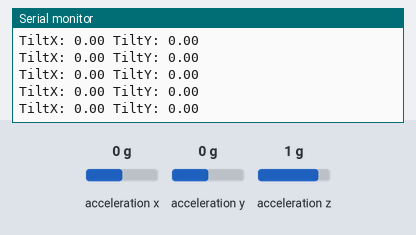
Bench run of a sketch on a simulated Arduino Nano 33 BLE. On the bench: the last lines printed to the serial monitor. The test bench sets the inputs (shaded band); at power-on: acceleration x 0 g, acceleration y 0 g, acceleration z 1 g.

Above: at 1.2 s.
1.3 s: acceleration x set to -1.4 g
At 1.31 s:
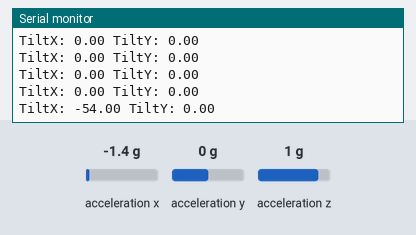
2.8 s: acceleration y set to -1.4 g
At 2.81 s:
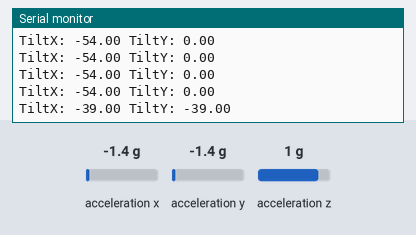
4.3 s: acceleration z set to -1.4 g
At 4.31 s:
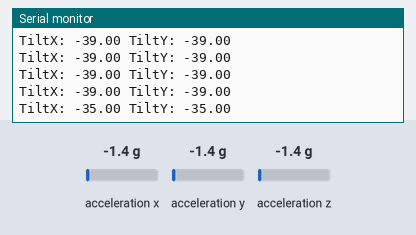
Timing chart, 0 to 7.3 s (numbered marks = the images above; inputs shaded):
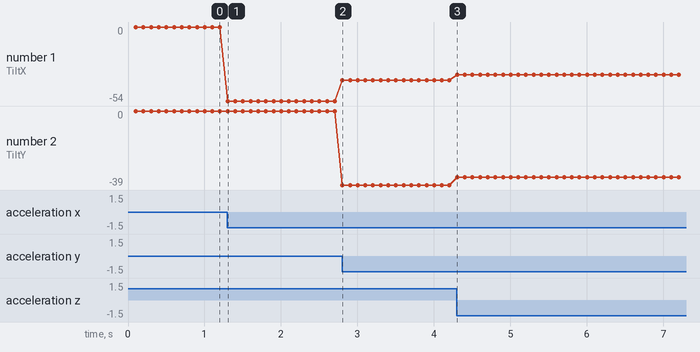

The sketch:

AccelGyroI2C_No_BLE.ino
```cpp
#include <Arduino_LSM9DS1.h>
#include <Wire.h>
#include <math.h>

// I2C slave address
#define SLAVE_ADDRESS 8

// IMU and timing definitions
#define WAIT_TIME 100     // How often to update (in milliseconds)
float x, y, z;
int angleX = 0;
int angleY = 0;
unsigned long previousMillis = 0;

// IMU data variables (dummy defaults; tiltX and tiltY will be updated from sensor)
float tiltX = 1.23, tiltY = 2.34, tiltZ = 3.45;
float angularVelX = 0.12, angularVelY = 0.23, angularVelZ = 0.34;
float cartX = 10.1, cartY = 20.2, cartZ = 30.3;

void setup() {
  Serial.begin(9600);

  // Initialize IMU sensor.
  if (!IMU.begin()) {
    Serial.println("Failed to initialize IMU!");
    while (1);
  }
  Serial.print("Accelerometer sample rate = ");
  Serial.print(IMU.accelerationSampleRate());
  Serial.println(" Hz");

  // Initialize I2C as a slave.
  Wire.begin(SLAVE_ADDRESS);
  Wire.onRequest(requestEvent);
}

void loop() {
  // Update IMU reading at defined intervals.
  unsigned long currentMillis = millis();
  if (IMU.accelerationAvailable() && (currentMillis - previousMillis >= WAIT_TIME)) {
    previousMillis = currentMillis;
    IMU.readAcceleration(x, y, z);
    // Calculate tilt angles in degrees.
    angleX = atan2(x, sqrt(y * y + z * z)) * 180 / PI;
    angleY = atan2(y, sqrt(x * x + z * z)) * 180 / PI;
    tiltX = angleX;
    tiltY = angleY;

    // Print the IMU tilt angles along with the BLE distance value.
    Serial.print("TiltX: ");
    Serial.print(tiltX);
    Serial.print(" TiltY: ");
    Serial.println(tiltY);
  }
}

// I2C request event: sends nine floats (tilt, angular velocity, cartesian coordinates).
void requestEvent() {
  sendFloat(tiltX);
  sendFloat(tiltY);
  sendFloat(tiltZ);
  sendFloat(angularVelX);
  sendFloat(angularVelY);
  sendFloat(angularVelZ);
  sendFloat(cartX);
  sendFloat(cartY);
  sendFloat(cartZ);
}

// Helper function to send a float value as bytes over I2C.
void sendFloat(float value) {
  byte *data = (byte*)&value;
  for (int i = 0; i < sizeof(float); i++) {
    Wire.write(data[i]);
  }
}
```

Measured:
- after the input at 1.3 s, the serial monitor: prints a new line at once (image 1)
- after the input at 2.8 s, the serial monitor: prints a new line at once (image 2)
- after the input at 4.3 s, the serial monitor: prints a new line at once (image 3)
- plotted number 1: 0 → -54 after the input at 1.3 s, -54 → -39 after the input at 2.8 s, -39 → -35 after the input at 4.3 s
- plotted number 2: 0 → -39 after the input at 2.8 s, -39 → -35 after the input at 4.3 s
